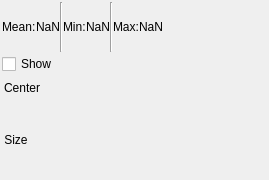
<?xml version="1.0" encoding="UTF-8"?>
<ui version="4.0">
 <class>Form</class>
 <widget class="QWidget" name="Form">
  <property name="geometry">
   <rect>
    <x>0</x>
    <y>0</y>
    <width>269</width>
    <height>180</height>
   </rect>
  </property>
  <property name="windowTitle">
   <string>Form</string>
  </property>
  <layout class="QVBoxLayout" name="verticalLayout">
   <property name="spacing">
    <number>2</number>
   </property>
   <property name="leftMargin">
    <number>2</number>
   </property>
   <property name="topMargin">
    <number>2</number>
   </property>
   <property name="rightMargin">
    <number>2</number>
   </property>
   <property name="bottomMargin">
    <number>2</number>
   </property>
   <item>
    <layout class="QHBoxLayout" name="horizontalLayout_10">
     <property name="spacing">
      <number>0</number>
     </property>
     <item>
      <widget class="QLabel" name="label_9">
       <property name="text">
        <string>Mean:</string>
       </property>
      </widget>
     </item>
     <item>
      <widget class="PyDMLabel" name="PyDMLabel_2">
       <property name="toolTip">
        <string/>
       </property>
       <property name="text">
        <string>NaN</string>
       </property>
       <property name="channel" stdset="0">
        <string>haven://${AD}.stats${R}.mean_value</string>
       </property>
      </widget>
     </item>
     <item>
      <widget class="Line" name="line">
       <property name="orientation">
        <enum>Qt::Vertical</enum>
       </property>
      </widget>
     </item>
     <item>
      <widget class="QLabel" name="label_10">
       <property name="text">
        <string>Min:</string>
       </property>
      </widget>
     </item>
     <item>
      <widget class="PyDMLabel" name="PyDMLabel_4">
       <property name="toolTip">
        <string/>
       </property>
       <property name="text">
        <string>NaN</string>
       </property>
       <property name="channel" stdset="0">
        <string>haven://${AD}.stats${R}.min_value</string>
       </property>
      </widget>
     </item>
     <item>
      <widget class="Line" name="line_2">
       <property name="orientation">
        <enum>Qt::Vertical</enum>
       </property>
      </widget>
     </item>
     <item>
      <widget class="QLabel" name="label_11">
       <property name="text">
        <string>Max:</string>
       </property>
      </widget>
     </item>
     <item>
      <widget class="PyDMLabel" name="PyDMLabel_6">
       <property name="toolTip">
        <string/>
       </property>
       <property name="text">
        <string>NaN</string>
       </property>
       <property name="channel" stdset="0">
        <string>haven://${AD}.stats${R}.max_value</string>
       </property>
      </widget>
     </item>
     <item>
      <spacer name="horizontalSpacer_7">
       <property name="orientation">
        <enum>Qt::Horizontal</enum>
       </property>
       <property name="sizeHint" stdset="0">
        <size>
         <width>40</width>
         <height>20</height>
        </size>
       </property>
      </spacer>
     </item>
    </layout>
   </item>
   <item>
    <widget class="PyDMCheckbox" name="PyDMCheckbox">
     <property name="toolTip">
      <string/>
     </property>
     <property name="text">
      <string>Show</string>
     </property>
     <property name="channel" stdset="0">
      <string>haven://${AD}.overlays.overlay_${R}.use</string>
     </property>
    </widget>
   </item>
   <item>
    <layout class="QHBoxLayout" name="horizontalLayout_3">
     <item>
      <widget class="PyDMSlider" name="PyDMSlider_3">
       <property name="toolTip">
        <string/>
       </property>
       <property name="channel" stdset="0">
        <string>haven://${AD}.roi${R}.min_xyz.min_y</string>
       </property>
       <property name="orientation" stdset="0">
        <enum>Qt::Vertical</enum>
       </property>
      </widget>
     </item>
     <item>
      <layout class="QVBoxLayout" name="verticalLayout_4">
       <item>
        <widget class="QLabel" name="label_5">
         <property name="text">
          <string>Center</string>
         </property>
         <property name="alignment">
          <set>Qt::AlignCenter</set>
         </property>
        </widget>
       </item>
       <item>
        <widget class="PyDMSlider" name="PyDMSlider_4">
         <property name="toolTip">
          <string/>
         </property>
         <property name="channel" stdset="0">
          <string>haven://${AD}.roi${R}.min_xyz.min_x</string>
         </property>
         <property name="step_size" stdset="0">
          <number>0</number>
         </property>
        </widget>
       </item>
      </layout>
     </item>
     <item>
      <spacer name="horizontalSpacer_4">
       <property name="orientation">
        <enum>Qt::Horizontal</enum>
       </property>
       <property name="sizeHint" stdset="0">
        <size>
         <width>40</width>
         <height>20</height>
        </size>
       </property>
      </spacer>
     </item>
    </layout>
   </item>
   <item>
    <layout class="QHBoxLayout" name="horizontalLayout_8">
     <item>
      <widget class="PyDMSlider" name="PyDMSlider_6">
       <property name="toolTip">
        <string/>
       </property>
       <property name="channel" stdset="0">
        <string>haven://${AD}.roi${R}.size.y</string>
       </property>
       <property name="orientation" stdset="0">
        <enum>Qt::Vertical</enum>
       </property>
      </widget>
     </item>
     <item>
      <layout class="QVBoxLayout" name="verticalLayout_5">
       <item>
        <widget class="QLabel" name="label_6">
         <property name="text">
          <string>Size</string>
         </property>
         <property name="alignment">
          <set>Qt::AlignCenter</set>
         </property>
        </widget>
       </item>
       <item>
        <widget class="PyDMSlider" name="PyDMSlider_5">
         <property name="toolTip">
          <string/>
         </property>
         <property name="channel" stdset="0">
          <string>haven://${AD}.roi${R}.size.x</string>
         </property>
        </widget>
       </item>
      </layout>
     </item>
     <item>
      <spacer name="horizontalSpacer_5">
       <property name="orientation">
        <enum>Qt::Horizontal</enum>
       </property>
       <property name="sizeHint" stdset="0">
        <size>
         <width>40</width>
         <height>20</height>
        </size>
       </property>
      </spacer>
     </item>
    </layout>
   </item>
  </layout>
 </widget>
 <customwidgets>
  <customwidget>
   <class>PyDMLabel</class>
   <extends>QLabel</extends>
   <header>pydm.widgets.label</header>
  </customwidget>
  <customwidget>
   <class>PyDMCheckbox</class>
   <extends>QCheckBox</extends>
   <header>pydm.widgets.checkbox</header>
  </customwidget>
  <customwidget>
   <class>PyDMSlider</class>
   <extends>QFrame</extends>
   <header>pydm.widgets.slider</header>
  </customwidget>
 </customwidgets>
 <resources/>
 <connections/>
</ui>
